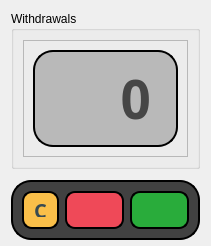
            <widget class="QWidget" name="withdrawals">
             <layout class="QGridLayout" name="gridLayout_6">
              <item row="0" column="0">
               <widget class="QGroupBox" name="groupBox_4">
                <property name="title">
                 <string>Withdrawals</string>
                </property>
                <layout class="QGridLayout" name="gridLayout_5">
                 <item row="0" column="0">
                  <widget class="QFrame" name="frame_5">
                   <property name="frameShape">
                    <enum>QFrame::StyledPanel</enum>
                   </property>
                   <property name="frameShadow">
                    <enum>QFrame::Raised</enum>
                   </property>
                   <layout class="QGridLayout" name="gridLayout_2">
                    <item row="0" column="0">
                     <widget class="QLabel" name="output_withdraw">
                      <property name="font">
                       <font>
                        <family>Cascadia Mono</family>
                        <pointsize>40</pointsize>
                        <bold>true</bold>
                       </font>
                      </property>
                      <property name="styleSheet">
                       <string notr="true">color: rgb(70, 70, 70);
background-color: rgb(185, 185, 185);
border: 2px solid rgb(0, 0, 0);
border-radius: 20px;
padding-right: 10px;
padding-left: 10px;
padding-top: 10px;
padding-bottom: 10px;</string>
                      </property>
                      <property name="frameShape">
                       <enum>QFrame::Box</enum>
                      </property>
                      <property name="frameShadow">
                       <enum>QFrame::Raised</enum>
                      </property>
                      <property name="text">
                       <string>0</string>
                      </property>
                      <property name="alignment">
                       <set>Qt::AlignRight|Qt::AlignTrailing|Qt::AlignVCenter</set>
                      </property>
                      <property name="margin">
                       <number>10</number>
                      </property>
                     </widget>
                    </item>
                   </layout>
                  </widget>
                 </item>
                </layout>
               </widget>
              </item>
              <item row="1" column="0">
               <widget class="QFrame" name="frame_7">
                <property name="minimumSize">
                 <size>
                  <width>0</width>
                  <height>60</height>
                 </size>
                </property>
                <property name="maximumSize">
                 <size>
                  <width>16777215</width>
                  <height>50</height>
                 </size>
                </property>
                <property name="styleSheet">
                 <string notr="true">color: rgb(255, 255, 255);
background-color: rgb(65, 65, 65);
border: 2px solid rgb(0, 0, 0);
border-radius: 20px;</string>
                </property>
                <property name="frameShape">
                 <enum>QFrame::StyledPanel</enum>
                </property>
                <property name="frameShadow">
                 <enum>QFrame::Raised</enum>
                </property>
                <layout class="QHBoxLayout" name="horizontalLayout_4">
                 <item>
                  <widget class="QPushButton" name="clear_output_w">
                   <property name="sizePolicy">
                    <sizepolicy hsizetype="Expanding" vsizetype="Expanding">
                     <horstretch>0</horstretch>
                     <verstretch>0</verstretch>
                    </sizepolicy>
                   </property>
                   <property name="font">
                    <font>
                     <family>Cascadia Mono</family>
                     <pointsize>15</pointsize>
                     <bold>true</bold>
                    </font>
                   </property>
                   <property name="styleSheet">
                    <string notr="true">QPushButton{
	padding: 10px;
	background-color: rgb(250, 191, 73);
	border-radius: 10px;
	color: rgb(56, 74, 81)
}
QPushButton:pressed{
	background-color: rgb(250, 208, 83);
	color: rgb(0, 0, 0);
}</string>
                   </property>
                   <property name="text">
                    <string>C</string>
                   </property>
                  </widget>
                 </item>
                 <item>
                  <widget class="QPushButton" name="delete_number_w">
                   <property name="sizePolicy">
                    <sizepolicy hsizetype="Expanding" vsizetype="Expanding">
                     <horstretch>0</horstretch>
                     <verstretch>0</verstretch>
                    </sizepolicy>
                   </property>
                   <property name="font">
                    <font>
                     <family>Cascadia Mono</family>
                     <pointsize>10</pointsize>
                     <bold>true</bold>
                    </font>
                   </property>
                   <property name="styleSheet">
                    <string notr="true">QPushButton{
	padding: 10px;
	background-color: rgb(239, 73, 88);
	border-radius: 10px;
	color: rgb(56, 74, 81)
}
QPushButton:pressed{
	background-color: rgb(239, 104, 113);
	color: rgb(0, 0, 0)
}</string>
                   </property>
                   <property name="text">
                    <string/>
                   </property>
                   <property name="icon">
                    <iconset resource="../../icons/all_images.qrc">
                     <normaloff>:/Feather-Blue/feather_blue/delete.svg</normaloff>:/Feather-Blue/feather_blue/delete.svg</iconset>
                   </property>
                   <property name="iconSize">
                    <size>
                     <width>24</width>
                     <height>24</height>
                    </size>
                   </property>
                  </widget>
                 </item>
                 <item>
                  <widget class="QPushButton" name="submit_output_w">
                   <property name="sizePolicy">
                    <sizepolicy hsizetype="Expanding" vsizetype="Expanding">
                     <horstretch>0</horstretch>
                     <verstretch>0</verstretch>
                    </sizepolicy>
                   </property>
                   <property name="font">
                    <font>
                     <family>Cascadia Mono</family>
                     <pointsize>10</pointsize>
                     <bold>true</bold>
                    </font>
                   </property>
                   <property name="styleSheet">
                    <string notr="true">QPushButton{
	padding: 10px;
	background-color: rgb(41, 172, 59);
	border-radius: 10px;
	color: rgb(56, 74, 81)
}
QPushButton:pressed{
	background-color: rgb(50, 209, 71);
	color: rgb(0, 0, 0)
}</string>
                   </property>
                   <property name="text">
                    <string/>
                   </property>
                   <property name="icon">
                    <iconset resource="../../icons/all_images.qrc">
                     <normaloff>:/Feather-Blue/feather_blue/check-square.svg</normaloff>:/Feather-Blue/feather_blue/check-square.svg</iconset>
                   </property>
                   <property name="iconSize">
                    <size>
                     <width>24</width>
                     <height>24</height>
                    </size>
                   </property>
                  </widget>
                 </item>
                </layout>
               </widget>
              </item>
             </layout>
            </widget>
